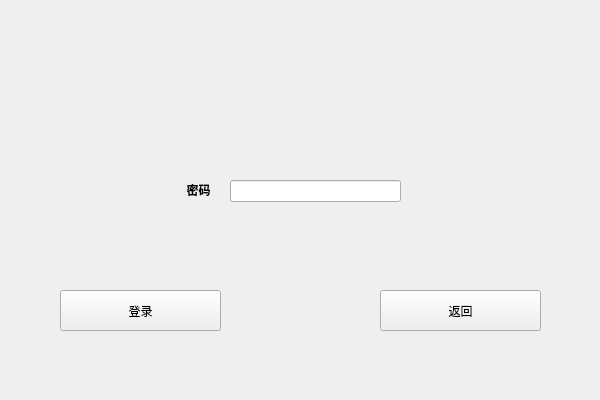
<?xml version="1.0" encoding="UTF-8"?>
<ui version="4.0">
 <class>Qpass</class>
 <widget class="QWidget" name="Qpass">
  <property name="geometry">
   <rect>
    <x>0</x>
    <y>0</y>
    <width>600</width>
    <height>400</height>
   </rect>
  </property>
  <property name="minimumSize">
   <size>
    <width>600</width>
    <height>400</height>
   </size>
  </property>
  <property name="maximumSize">
   <size>
    <width>600</width>
    <height>400</height>
   </size>
  </property>
  <property name="windowTitle">
   <string>Form</string>
  </property>
  <widget class="QLabel" name="label_2">
   <property name="geometry">
    <rect>
     <x>0</x>
     <y>0</y>
     <width>601</width>
     <height>101</height>
    </rect>
   </property>
   <property name="styleSheet">
    <string notr="true">border-image: url(:/new/prefix1/image/bank.png);</string>
   </property>
   <property name="text">
    <string/>
   </property>
  </widget>
  <widget class="QLabel" name="label">
   <property name="geometry">
    <rect>
     <x>173</x>
     <y>165</y>
     <width>51</width>
     <height>51</height>
    </rect>
   </property>
   <property name="text">
    <string>&lt;html&gt;&lt;head/&gt;&lt;body&gt;&lt;p align=&quot;center&quot;&gt;&lt;span style=&quot; font-weight:600;&quot;&gt;密码&lt;/span&gt;&lt;/p&gt;&lt;/body&gt;&lt;/html&gt;</string>
   </property>
  </widget>
  <widget class="QLineEdit" name="userpassword">
   <property name="geometry">
    <rect>
     <x>230</x>
     <y>180</y>
     <width>171</width>
     <height>22</height>
    </rect>
   </property>
   <property name="echoMode">
    <enum>QLineEdit::Password</enum>
   </property>
  </widget>
  <widget class="QPushButton" name="pushButton">
   <property name="geometry">
    <rect>
     <x>60</x>
     <y>290</y>
     <width>161</width>
     <height>41</height>
    </rect>
   </property>
   <property name="text">
    <string>登录</string>
   </property>
  </widget>
  <widget class="QPushButton" name="pushButton_2">
   <property name="geometry">
    <rect>
     <x>380</x>
     <y>290</y>
     <width>161</width>
     <height>41</height>
    </rect>
   </property>
   <property name="text">
    <string>返回</string>
   </property>
  </widget>
 </widget>
 <resources/>
 <connections/>
</ui>
